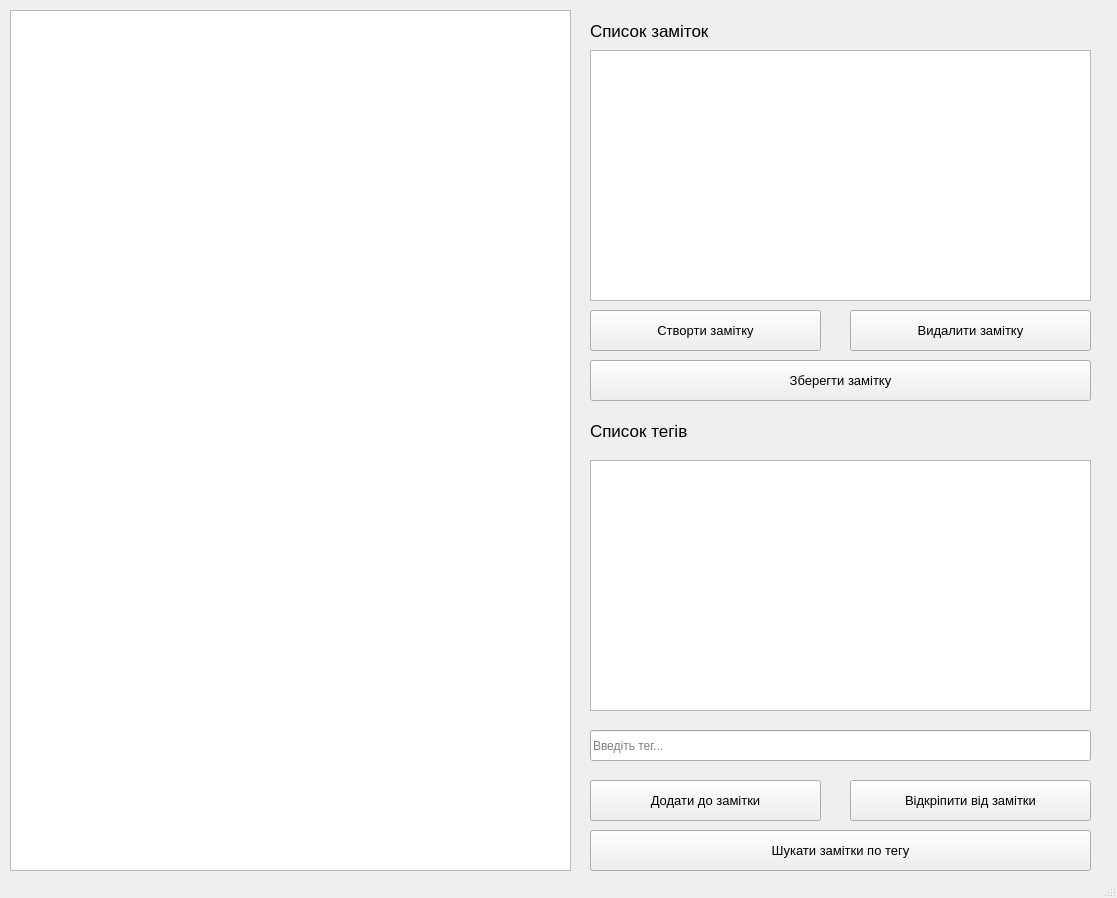
<?xml version="1.0" encoding="UTF-8"?>
<ui version="4.0">
 <class>mainWindow</class>
 <widget class="QMainWindow" name="mainWindow">
  <property name="geometry">
   <rect>
    <x>0</x>
    <y>0</y>
    <width>1117</width>
    <height>898</height>
   </rect>
  </property>
  <property name="windowTitle">
   <string>Розумні замітки</string>
  </property>
  <widget class="QWidget" name="centralwidget">
   <widget class="QTextEdit" name="text">
    <property name="geometry">
     <rect>
      <x>10</x>
      <y>10</y>
      <width>561</width>
      <height>861</height>
     </rect>
    </property>
   </widget>
   <widget class="QLabel" name="list_nontes_label">
    <property name="geometry">
     <rect>
      <x>590</x>
      <y>20</y>
      <width>151</width>
      <height>21</height>
     </rect>
    </property>
    <property name="font">
     <font>
      <pointsize>13</pointsize>
     </font>
    </property>
    <property name="text">
     <string>Список заміток</string>
    </property>
   </widget>
   <widget class="QListWidget" name="list_notes">
    <property name="geometry">
     <rect>
      <x>590</x>
      <y>50</y>
      <width>501</width>
      <height>251</height>
     </rect>
    </property>
   </widget>
   <widget class="QPushButton" name="btn_create_note">
    <property name="geometry">
     <rect>
      <x>590</x>
      <y>310</y>
      <width>231</width>
      <height>41</height>
     </rect>
    </property>
    <property name="font">
     <font>
      <pointsize>10</pointsize>
     </font>
    </property>
    <property name="text">
     <string>Створти замітку</string>
    </property>
   </widget>
   <widget class="QPushButton" name="btn_del_note">
    <property name="geometry">
     <rect>
      <x>850</x>
      <y>310</y>
      <width>241</width>
      <height>41</height>
     </rect>
    </property>
    <property name="font">
     <font>
      <pointsize>10</pointsize>
     </font>
    </property>
    <property name="text">
     <string>Видалити замітку</string>
    </property>
   </widget>
   <widget class="QPushButton" name="btn_save_note">
    <property name="geometry">
     <rect>
      <x>590</x>
      <y>360</y>
      <width>501</width>
      <height>41</height>
     </rect>
    </property>
    <property name="font">
     <font>
      <pointsize>10</pointsize>
     </font>
    </property>
    <property name="text">
     <string>Зберегти замітку</string>
    </property>
   </widget>
   <widget class="QLabel" name="list_tag_label">
    <property name="geometry">
     <rect>
      <x>590</x>
      <y>420</y>
      <width>151</width>
      <height>21</height>
     </rect>
    </property>
    <property name="font">
     <font>
      <pointsize>13</pointsize>
     </font>
    </property>
    <property name="text">
     <string>Список тегів</string>
    </property>
   </widget>
   <widget class="QListWidget" name="list_tags">
    <property name="geometry">
     <rect>
      <x>590</x>
      <y>460</y>
      <width>501</width>
      <height>251</height>
     </rect>
    </property>
   </widget>
   <widget class="QPushButton" name="btn_search">
    <property name="geometry">
     <rect>
      <x>590</x>
      <y>830</y>
      <width>501</width>
      <height>41</height>
     </rect>
    </property>
    <property name="font">
     <font>
      <pointsize>10</pointsize>
     </font>
    </property>
    <property name="text">
     <string>Шукати замітки по тегу</string>
    </property>
   </widget>
   <widget class="QPushButton" name="btn_del_tag">
    <property name="geometry">
     <rect>
      <x>850</x>
      <y>780</y>
      <width>241</width>
      <height>41</height>
     </rect>
    </property>
    <property name="font">
     <font>
      <pointsize>10</pointsize>
     </font>
    </property>
    <property name="text">
     <string>Відкріпити від замітки</string>
    </property>
   </widget>
   <widget class="QPushButton" name="btn_add_tag">
    <property name="geometry">
     <rect>
      <x>590</x>
      <y>780</y>
      <width>231</width>
      <height>41</height>
     </rect>
    </property>
    <property name="font">
     <font>
      <pointsize>10</pointsize>
     </font>
    </property>
    <property name="text">
     <string>Додати до замітки</string>
    </property>
   </widget>
   <widget class="QLineEdit" name="line_search">
    <property name="geometry">
     <rect>
      <x>590</x>
      <y>730</y>
      <width>501</width>
      <height>31</height>
     </rect>
    </property>
    <property name="placeholderText">
     <string>Введіть тег...</string>
    </property>
   </widget>
  </widget>
  <widget class="QStatusBar" name="statusbar"/>
 </widget>
 <resources/>
 <connections/>
</ui>
